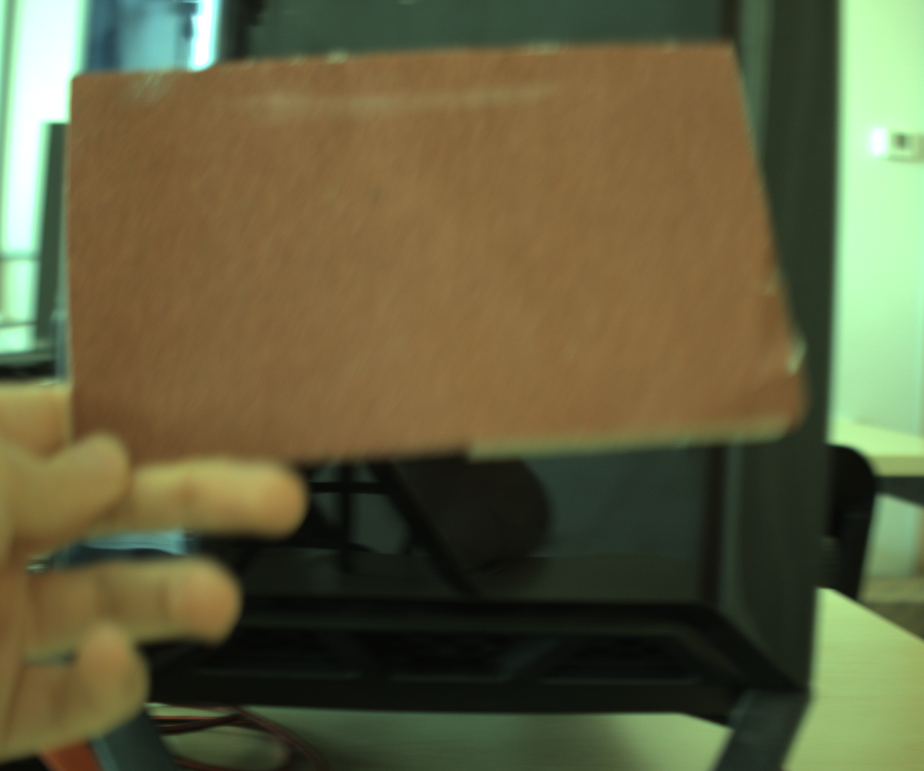
#> input picture SecondProject/ColorsFilter/photo_0001.png, 924 x 771 px; its folder holds only this picture in this run
$ python maincolors.py
#> lines starting #> are read from the running program, lines starting #| are printed output that depends on the picture; after the words box and inside, x2 and y2 are one past the last pixel; in counts of white or black regions, pixels touching at a corner belong together
#> in main, img is the input picture: shape (771, 924, 3); mean B, G, R 63.3, 96, 98.3
### SecondProject/ColorFilter.py
import cv2 as cv
import numpy as np

REPLACEMENT_COLOR = (0, 255, 0)   # green
INITIAL_LOWER_HSV = (0, 80, 60) # lower hsv of the rank
INITIAL_UPPER_HSV = (25, 255, 255) # upper hsv of the rank
# https://opencv.org/color-spaces-in-opencv/
# H de 0 a 179. 0 color rojo. Queremos incluir colores mas anaranjados/marron. (25)
# S = 0 grisaceo. S=255 rojo puro. Queremos valores altos porque sino se incluirían reflejos y zonas blancas de la imagen
# V = 0 negro puro. V= 255 el más claro. Nuestro color no es muy socuro, en algunas imagenes un poco mas, por eso empezamos desde 60.
# S entre 80 y 255 son colores bastante saturados
# V entre 60 y 255 colores no muy oscuros

# Este rango de colores es el que vamos a cambiar a verde.

def create_hsv_range():
    """inferior and superior limits HSV."""
    lower = np.array(INITIAL_LOWER_HSV, dtype=np.uint8)  # creation of array
    upper = np.array(INITIAL_UPPER_HSV, dtype=np.uint8)
    return lower, upper


def detect_color_regions(bgr_image, lower_hsv, upper_hsv): #bgr_immage: original img
    """Thresholding HSV: binary mask of chosen color."""
    hsv = cv.cvtColor(bgr_image, cv.COLOR_BGR2HSV) # original img to hsv
#> hsv: shape (771, 924, 3); mean H, S, V 36.5, 106, 108.3
    mask = cv.inRange(hsv, lower_hsv, upper_hsv) # apply the umbral to the hsv image.
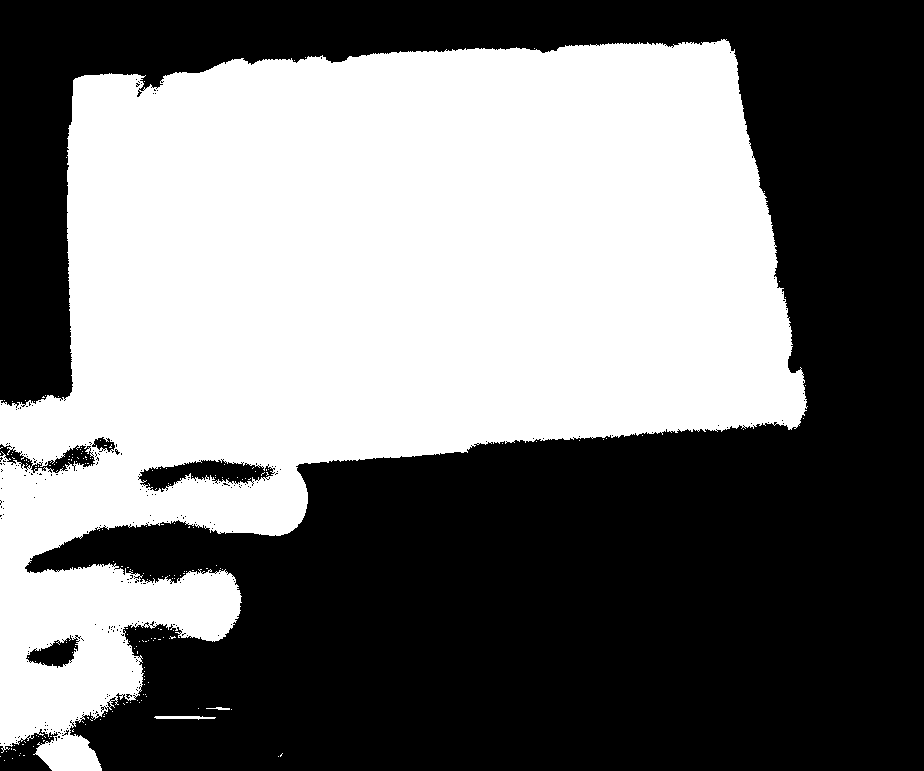
#> mask: shape (771, 924); 45.9% white; 192 white regions (189 under 20 px), largest, box (x1, y1, x2, y2) and area: (0, 39, 808, 771) 326652, (154, 716, 216, 720) 168, (206, 707, 230, 710) 42
    # La mask es de colores rojos/anaranjados. Osea la mask son los colores rojos y los otros colores son ahora 0.
    # 255 son los colores rojos
    return mask


def apply_color_replacement(bgr_image, mask, replacement_bgr=REPLACEMENT_COLOR):
    """ mask==255 to replacement_bgr."""
#> called with replacement_bgr = (0, 255, 0)
    result = bgr_image.copy() # copy of the original image
    result[mask == 255] = replacement_bgr # Todos los 255 son cambiados por color verde.
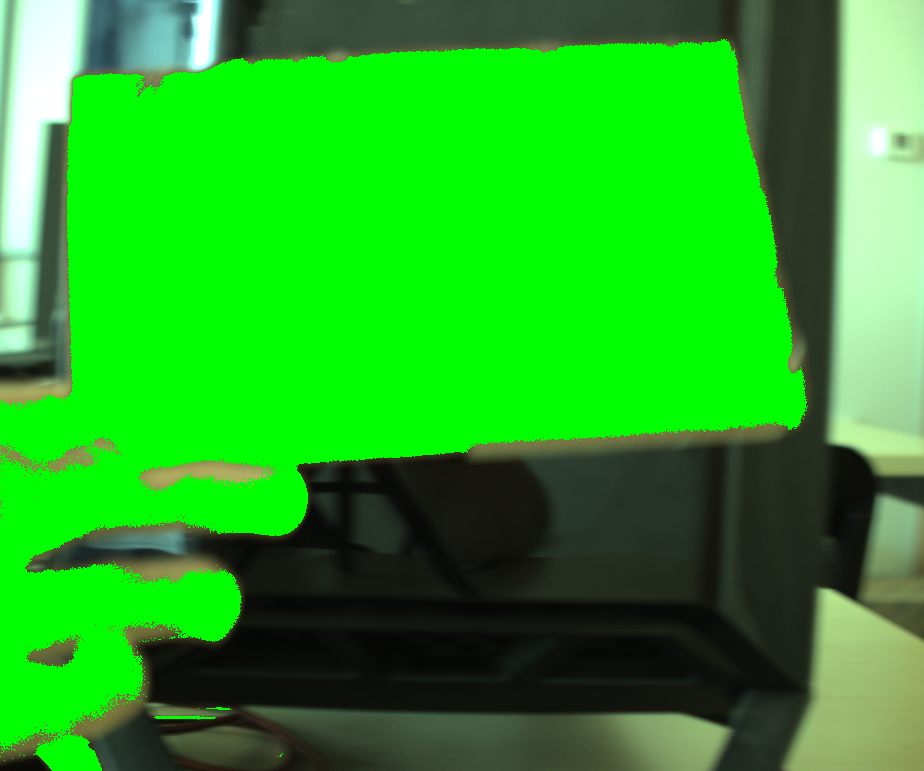
#> result: shape (771, 924, 3); mean B, G, R 36.1, 166.4, 39.5
    return result

### SecondProject/maincolors.py
import glob
import os
import cv2 as cv
from SecondProject import ColorFilter

IMAGE_FOLDER = "ColorsFilter"

def main():
    print("Current Work Directory:", os.getcwd())
    print("Searching images in:", IMAGE_FOLDER)

    image_paths = sorted( glob.glob(os.path.join(IMAGE_FOLDER, "*.png")))

    if not image_paths:
        print(f" Not found Images in: {IMAGE_FOLDER}")
        return


    lower_hsv, upper_hsv = ColorFilter.create_hsv_range() # create the color range

    for i, path in enumerate(image_paths):
        img = cv.imread(path)
        if img is None:
            print(f"Can't read: {path}")
            continue

        mask = ColorFilter.detect_color_regions(img, lower_hsv, upper_hsv) # detect color regions cambia rgb a hsv
        # aplica el umbral (thresholding) y crea una imagen binaria de 0 y 255. Donde 255 son los colores del umbral
        # seleccionados, y 0 el resto

        result = ColorFilter.apply_color_replacement(img, mask) # aplicamos la función en la que se hace cop

        out_name = f"output_{i:04d}.png"
        cv.imwrite(out_name, result)
        print("Guardado:", out_name)

if __name__ == "__main__":
    main()

$ run again, on SecondProject/ColorsFilter/photo_0005.png
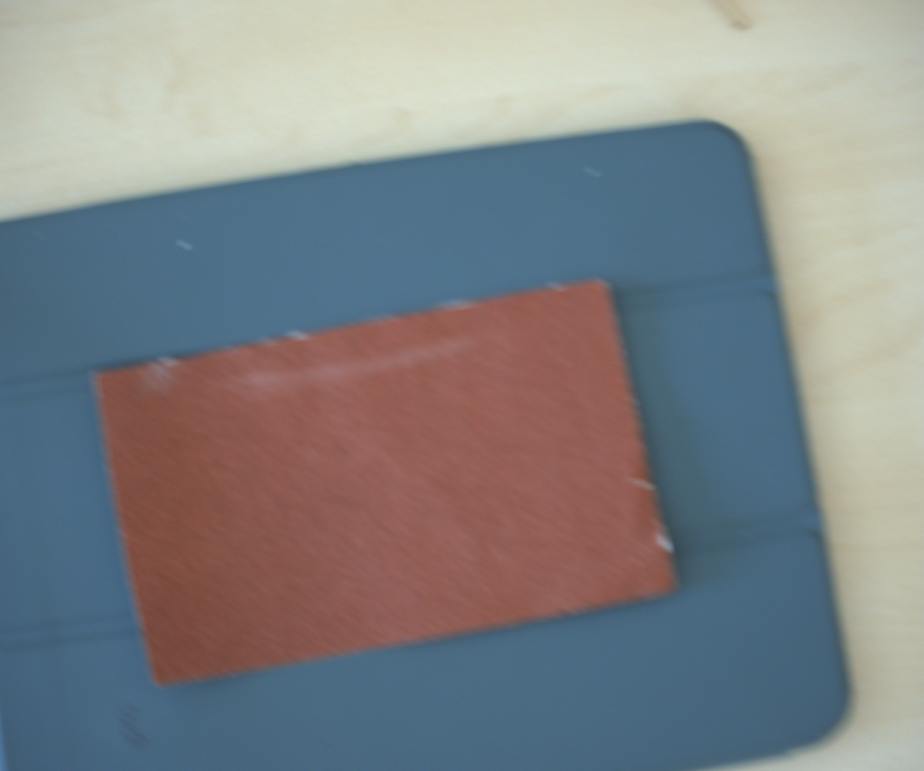
#> input picture SecondProject/ColorsFilter/photo_0005.png, 924 x 771 px
#> in main, img is the input picture: shape (771, 924, 3); mean B, G, R 134, 131.6, 128.8
#> hsv: shape (771, 924, 3); mean H, S, V 59.5, 79.9, 153.7
#> in detect_color_regions, `mask = cv.inRange(hsv, lower_hsv, upper_hsv)`:
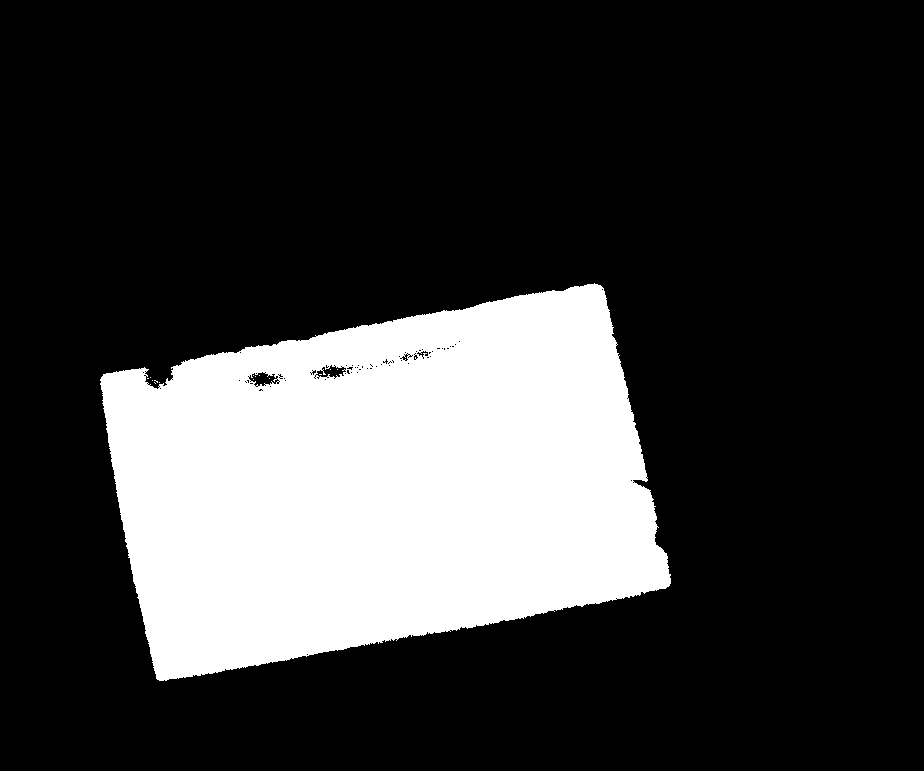
#> mask: shape (771, 924); 22.8% white; 15 white regions (14 under 20 px), largest, box (x1, y1, x2, y2) and area: (100, 283, 671, 681) 162107
#> in apply_color_replacement, `result[mask == 255] = replacement_bgr`:
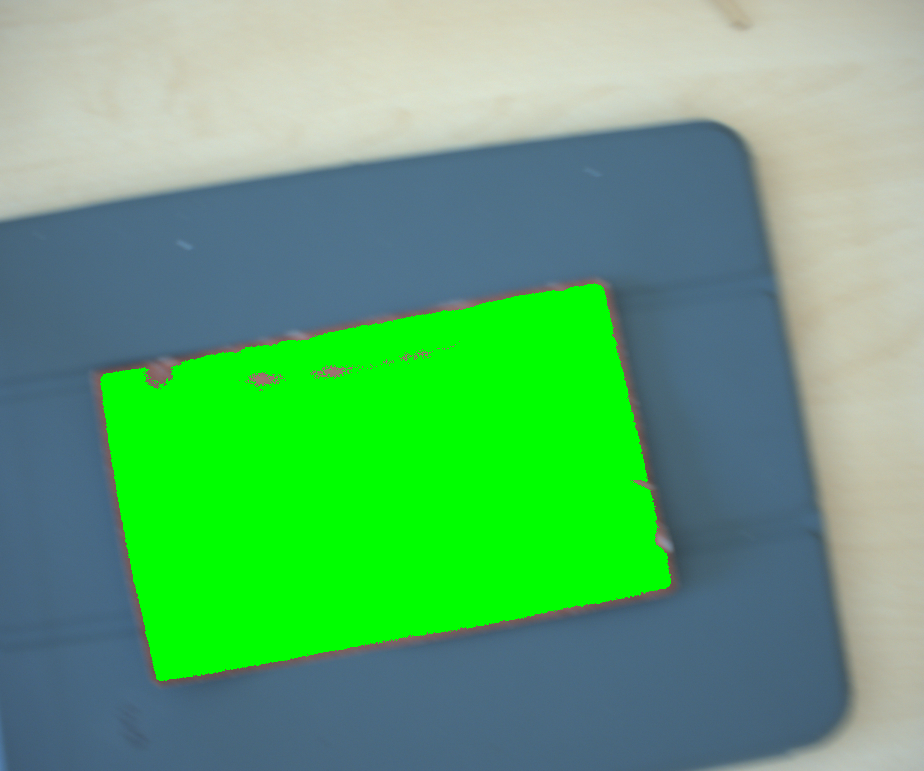
#> result: shape (771, 924, 3); mean B, G, R 115.4, 169, 96.5

$ run again, on SecondProject/ColorsFilter/photo_0008.png
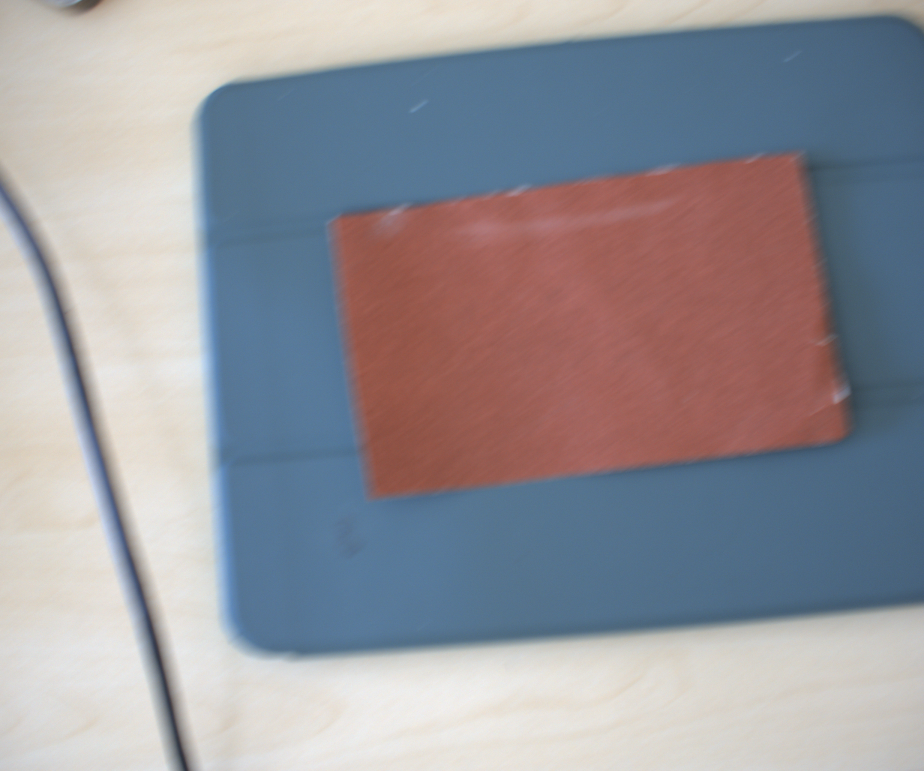
#> input picture SecondProject/ColorsFilter/photo_0008.png, 924 x 771 px
#> in main, img is the input picture: shape (771, 924, 3); mean B, G, R 154.9, 148.1, 149.5
#> hsv: shape (771, 924, 3); mean H, S, V 56.1, 68.3, 172.3
#> in detect_color_regions, `mask = cv.inRange(hsv, lower_hsv, upper_hsv)`:
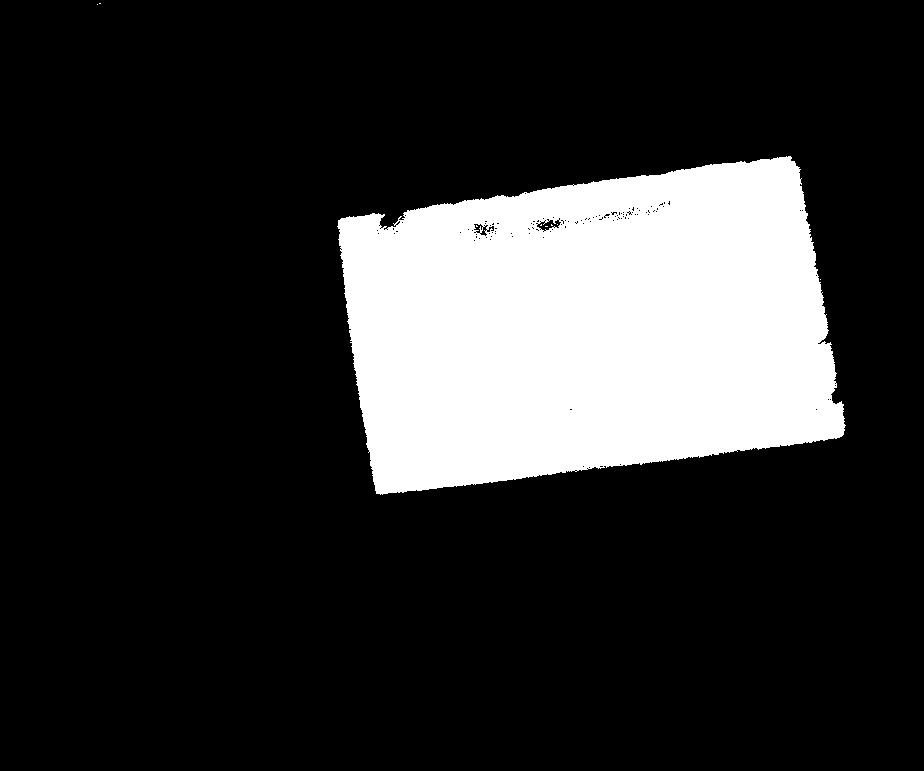
#> mask: shape (771, 924); 18.6% white; 9 white regions (8 under 20 px), largest, box (x1, y1, x2, y2) and area: (337, 156, 846, 495) 132792
#> in apply_color_replacement, `result[mask == 255] = replacement_bgr`:
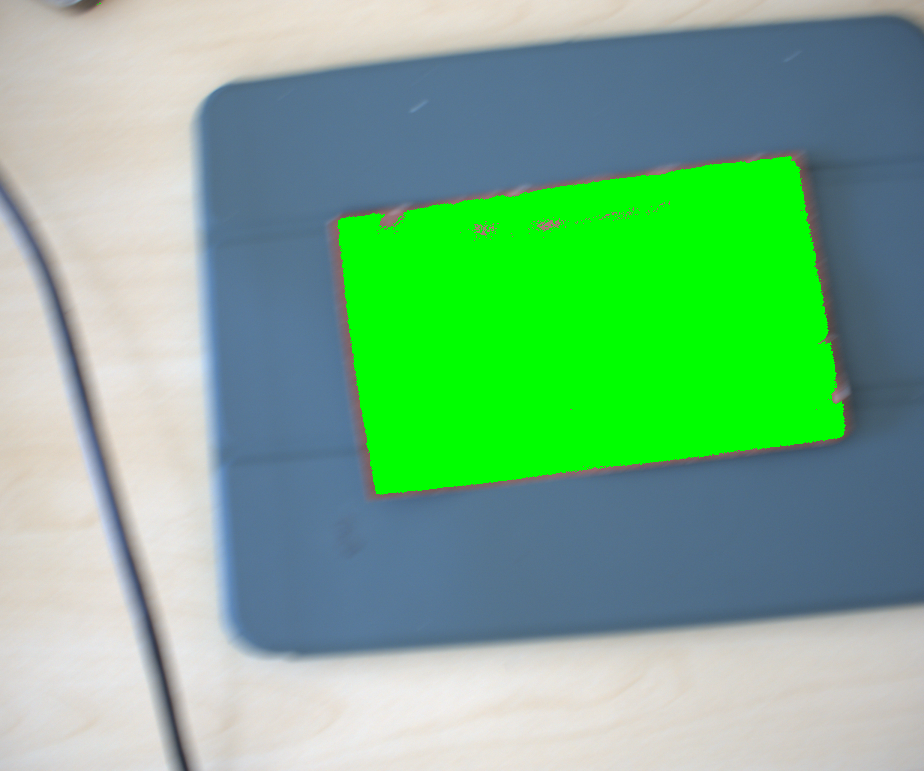
#> result: shape (771, 924, 3); 18.64% of pixels changed, all inside (x1, y1, x2, y2) = (97, 3, 846, 495)

$ run again, on SecondProject/ColorsFilter/photo_0009.png
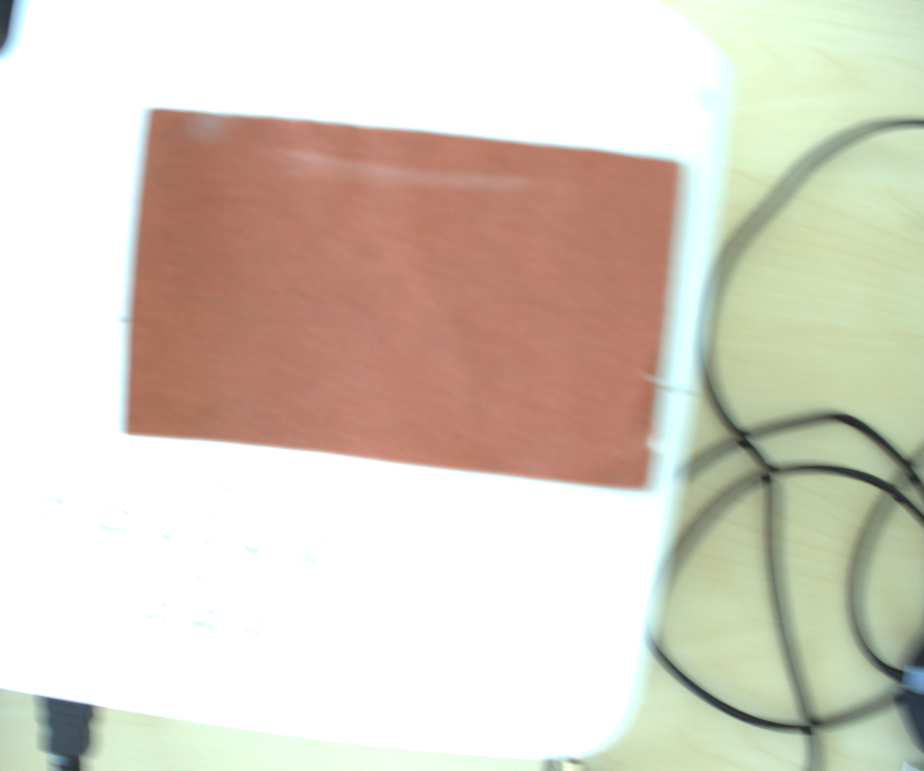
#> input picture SecondProject/ColorsFilter/photo_0009.png, 924 x 771 px
#> in main, img is the input picture: shape (771, 924, 3); mean B, G, R 194.4, 207.8, 216.3
#> hsv: shape (771, 924, 3); mean H, S, V 19.1, 38.4, 221.8
#> in detect_color_regions, `mask = cv.inRange(hsv, lower_hsv, upper_hsv)`:
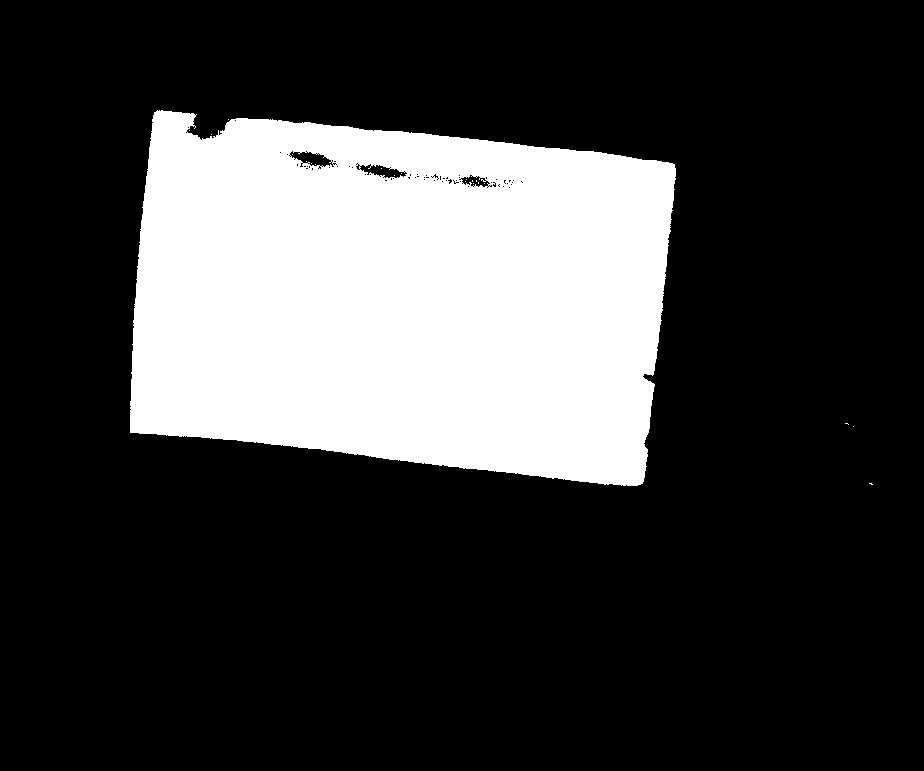
#> mask: shape (771, 924); 23.7% white; 21 white regions (20 under 20 px), largest, box (x1, y1, x2, y2) and area: (130, 110, 676, 486) 168802
#> in apply_color_replacement, `result[mask == 255] = replacement_bgr`:
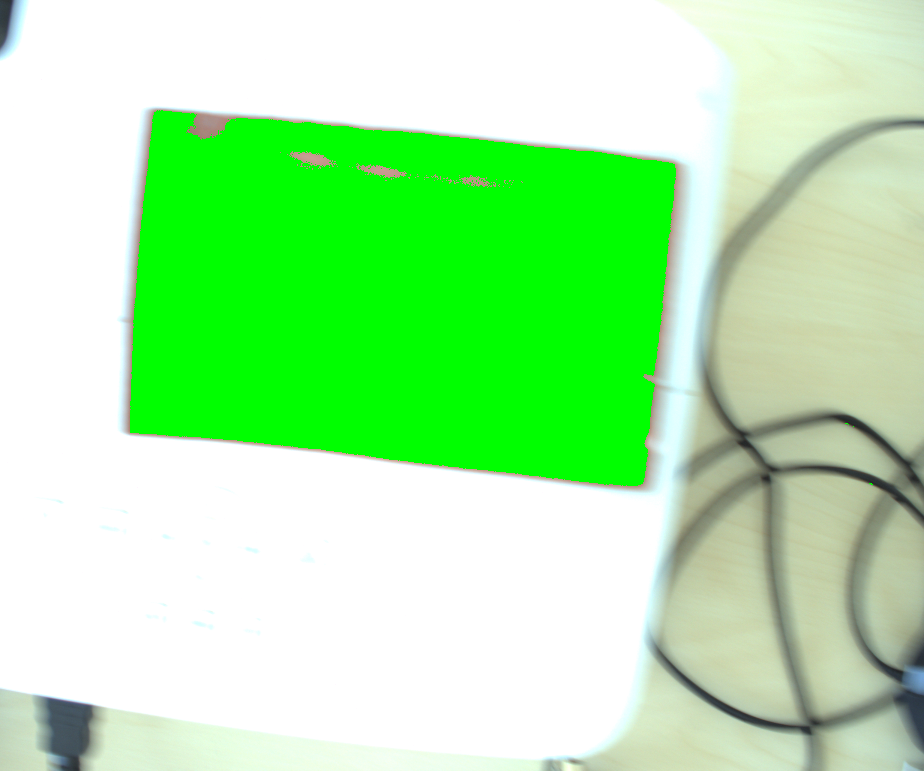
#> result: shape (771, 924, 3); mean B, G, R 168.9, 238.5, 173
